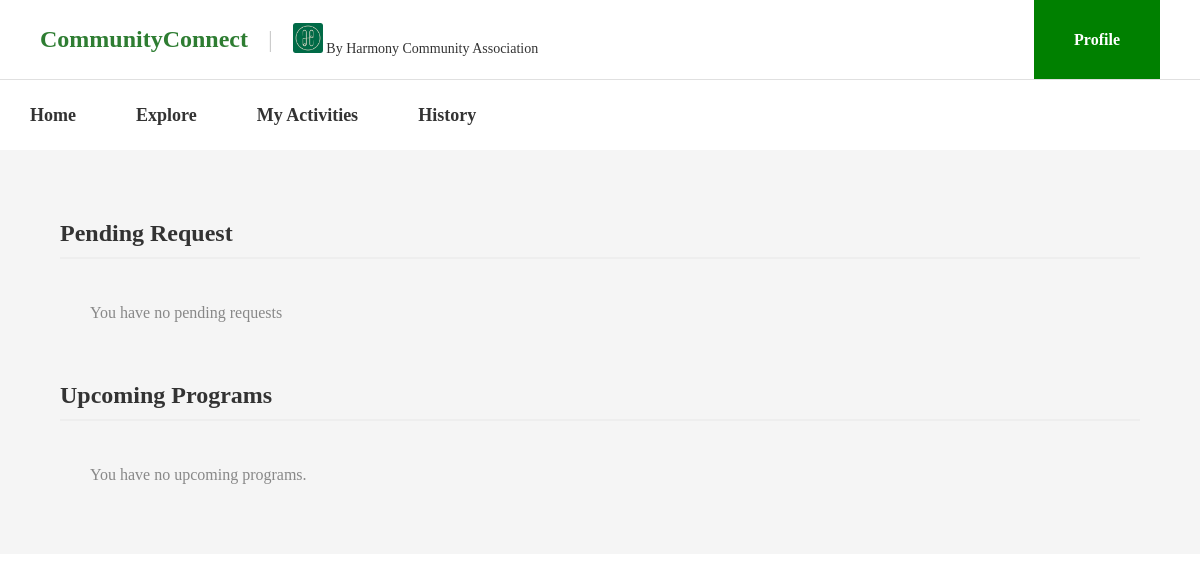
Before: /MainPage/program_status.php (signed in) with the older database file.
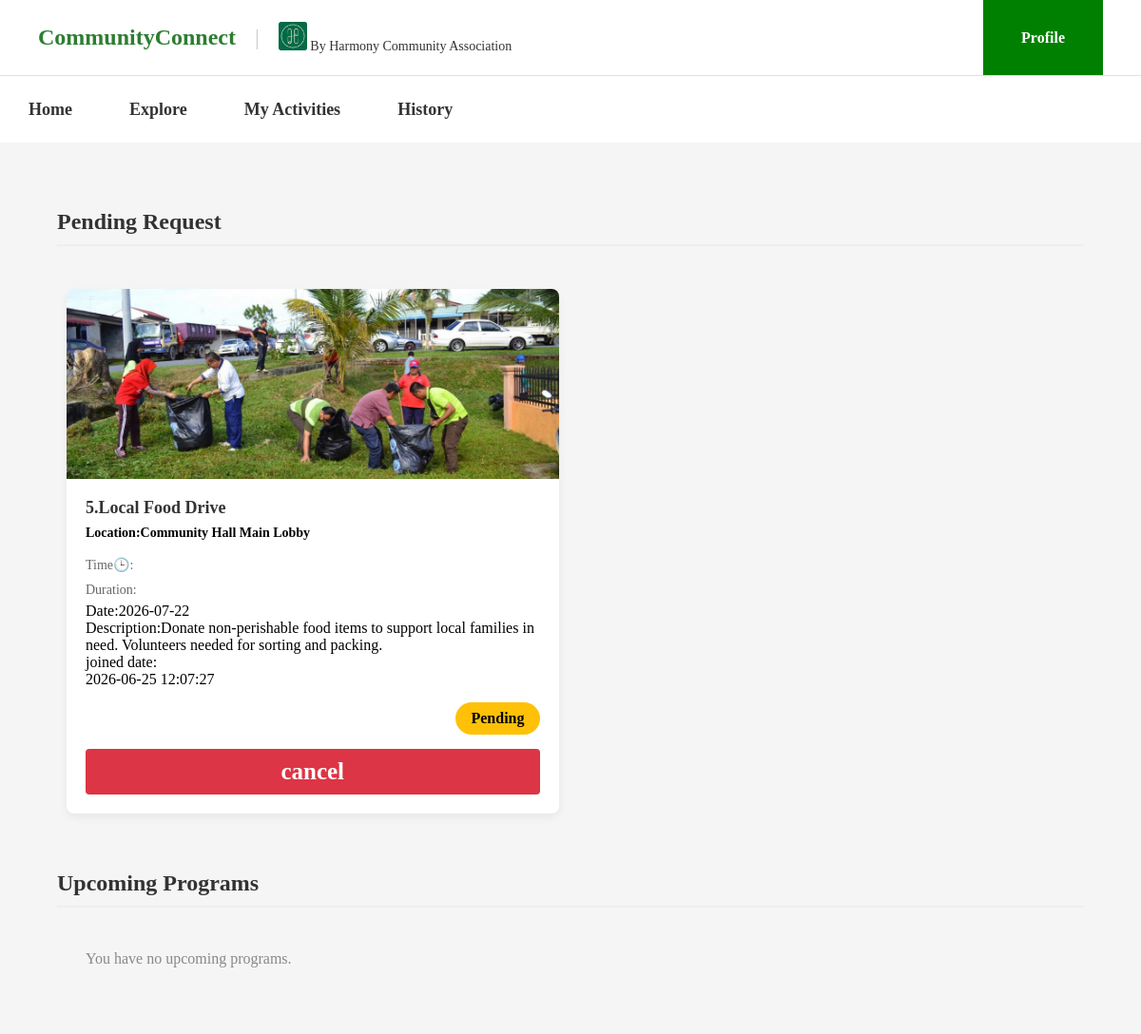
After: the same page with the newer database file.
### tables this page shows
CREATE TABLE `user_program` (
  `id` int(11) NOT NULL,
  `user_id` int(11) NOT NULL,
  `program_id` int(11) NOT NULL,
  `status` varchar(30) NOT NULL,
  `Reg_date` datetime NOT NULL
);

CREATE TABLE `program` (
  `id` int(11) NOT NULL,
  `title` varchar(150) NOT NULL,
  `event_date` date NOT NULL,
  `start_time` time NOT NULL,
  `end_time` time NOT NULL,
  `location` varchar(200) NOT NULL,
  `description` text NOT NULL
);

### MainPage/program_status.php (the view, shortened to what the changed rows need)
<?php
global $connection;
$user_id = $_SESSION["id"];
?>
<!DOCTYPE html>
<html lang="en">
<head>
    <link rel="stylesheet" href="../CSS/user.css">
</head>
<body>
    <header class="top-header">
        <div class="header-left">
            <h1 class="brand-title">CommunityConnect</h1>
        </div>
    </header>
    <div class="page-content">
        <h2 class="section-title">Pending Request</h2>
        <div class="programs-section">
            <?php
            $pending_sql = "SELECT * FROM user_program
                            WHERE user_id = '$user_id'
                            AND status='Pending' ORDER BY id DESC";
            $pending_result = mysqli_query($connection, $pending_sql);
            if ($pending_result && mysqli_num_rows($pending_result) > 0) {
                while ($request_row = mysqli_fetch_assoc($pending_result)) {
                    $program_id = $request_row['program_id'];
                    $status = $request_row['status'];
                    $reg_date = $request_row['Reg_date'];
                    $program_sql = "SELECT * FROM program WHERE id = '$program_id'";
                    $program_result = mysqli_query($connection, $program_sql);
                    $program_row = mysqli_fetch_assoc($program_result);
                    if ($program_row) {
            ?>
                        <div class="program-card">
                            <img src="../Images/gotong-royong.jpg" alt="https://www.mbsj.gov.my/ms/gotong-royong-0">
                            <div class="card-content">
                                <h3><?php echo $program_row['id']; ?>.<?php echo htmlspecialchars($program_row['title']); ?></h3>
                                <p class="location">Location:<?php echo htmlspecialchars($program_row['location']); ?></p>
                                <p class="time">Time🕒:<?php echo htmlspecialchars($program_row['time']); ?></p>
                                <p class="duration">Duration:<?php echo htmlspecialchars($program_row['duration']); ?></p>
                                <p class="date">Date:<?php echo htmlspecialchars($program_row['event_date']); ?></p>
                                <p class="description">Description:<?php echo htmlspecialchars($program_row['description']); ?></p>
                                <label>joined date: </label>
                                <p class="Reg_date"><?php echo htmlspecialchars($reg_date); ?></p>
                                <div class="status-badge" style="background-color: #ffc107; color: #000;"><?php echo htmlspecialchars($status) ?></div>
                                <a href="program_status.php?action=cancel&req_id=<?php echo $program_id; ?>"
                                    class="join"
                                    style="text-decoration:none; display:inline-block; text-align:center; background-color: #dc3545;">
                                    cancel
                                </a>
                            </div>
                        </div>
            <?php
                    }
                }
            } else {
                echo "<p style='margin-left: 20px; color: #888;'>You have no pending requests</p>";
            }
            ?>
        </div>
        <h2 class="section-title">Upcoming Programs</h2>
</body>
</html>

Changed rows visible on the page:
added user_program: program "5", program.title "Local Food Drive", program.location "Community Hall Main Lobby", program.event_date "2026-07-22", program.description "Donate non-perishable food items to support local families in need. Volunteers needed for sorting and packing.", Reg_date "2026-06-25 12:07:27", status "Pending"
Other visible differences:
text no longer shown: "You have no pending requests"
